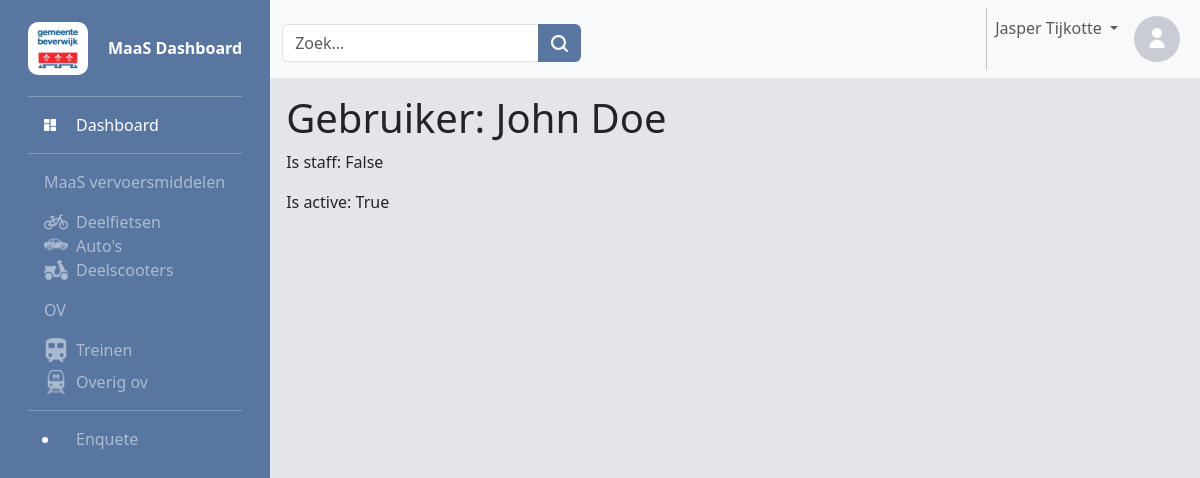
The page /users/details/1 on the database its author committed.
### MaasApp/models/user.py (models this page shows, shortened)
class User(AbstractUser):
    username = models.CharField(max_length=30, unique=True)
    first_name = models.CharField(max_length=30)
    last_name = models.CharField(max_length=30)
    email = models.EmailField(unique=True)
    is_staff = models.BooleanField(default=False)
    objects = UserManager()
    groups = models.ManyToManyField(
        "auth.Group",
        verbose_name="groups",
        blank=True,
        help_text="The groups this user belongs to. A user will get all permissions granted to each of their groups.",
        related_name="maasapp_user_set",
    )
    user_permissions = models.ManyToManyField(
        "auth.Permission",
        verbose_name="user permissions",
        blank=True,
        help_text="Specific permissions for this user.",
        related_name="maasapp_user_set",
    )
    USERNAME_FIELD = 'username'
    REQUIRED_FIELDS = ['email']

### MaasApp/views.py (the view)
# urls.py: path('users/details/<int:request_id>', views.user_details, name='details'),
def user_details(request, request_id):
    user = User.objects.get(id=request_id)
    template = loader.get_template('./pages/user_details.html')
    context = {
        'user': user
    }
    return HttpResponse(template.render(context, request))

### MaasApp/templates/pages/user_details.html (shortened to what this page needs)
{% extends "master.html" %}
{% block content %}
    <h1>Gebruiker: {{ user.first_name }} {{ user.last_name }}</h1>
    <p>Is staff: {{ user.is_staff }}</p>
    <p>Is active: {{ user.is_active }}</p>
{% endblock %}

### MaasApp/static/css/master.css (style rules this page uses)
body { height: 100%; }

### MaasApp/static/css/navbar.css (style rules this page uses)
html, body { height: 100%; }

### rows shown on the page
User: first_name "John", last_name "Doe", is_staff "False", is_active "True"
